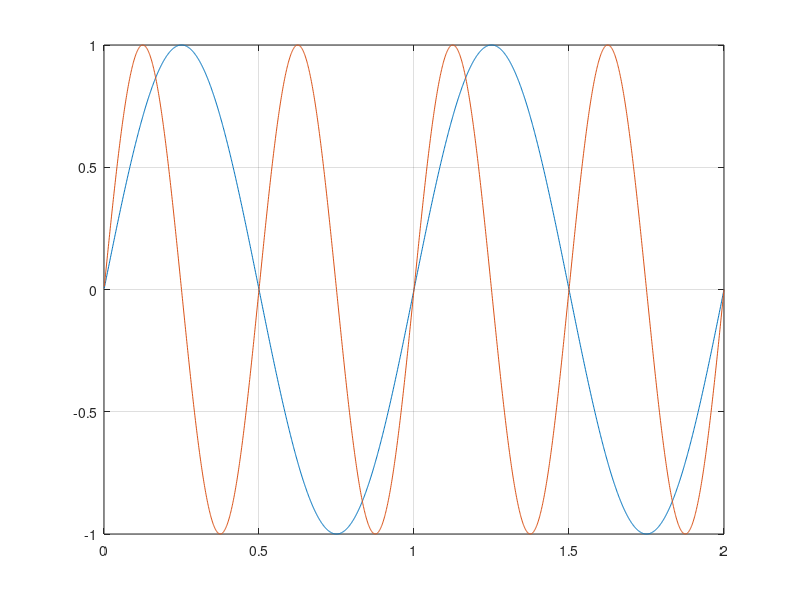

Write the MATLAB code that produced this figure.
%-- 1/21/2015 2:20 PM --%
T=1; % T=1 second
Fs=10;% sampling frequency is Fs=10Hz
Ts = 1/Fs;
n=1:20; % index (multiple of sampling intervals)
t=n*Ts;
f=1/T;
s=sin(2*pi*f*t);
figure
plot(t,s)
pause
stem(t,s)% stem plot (individual samples)
% let's improve sampling frequency
Fs=1000;% [Hz]
Ts = 1/Fs;
n=1:2000; % index (multiple of sampling intervals)
t=n*Ts; % new time
s=sin(2*pi*f*t); % new sine wave at 1Hz
plot(t,s),grid
s2=sin(2*pi*2*t);% another signal at 2 Hz
plot(t,s,t,s2),grid % plot both signals